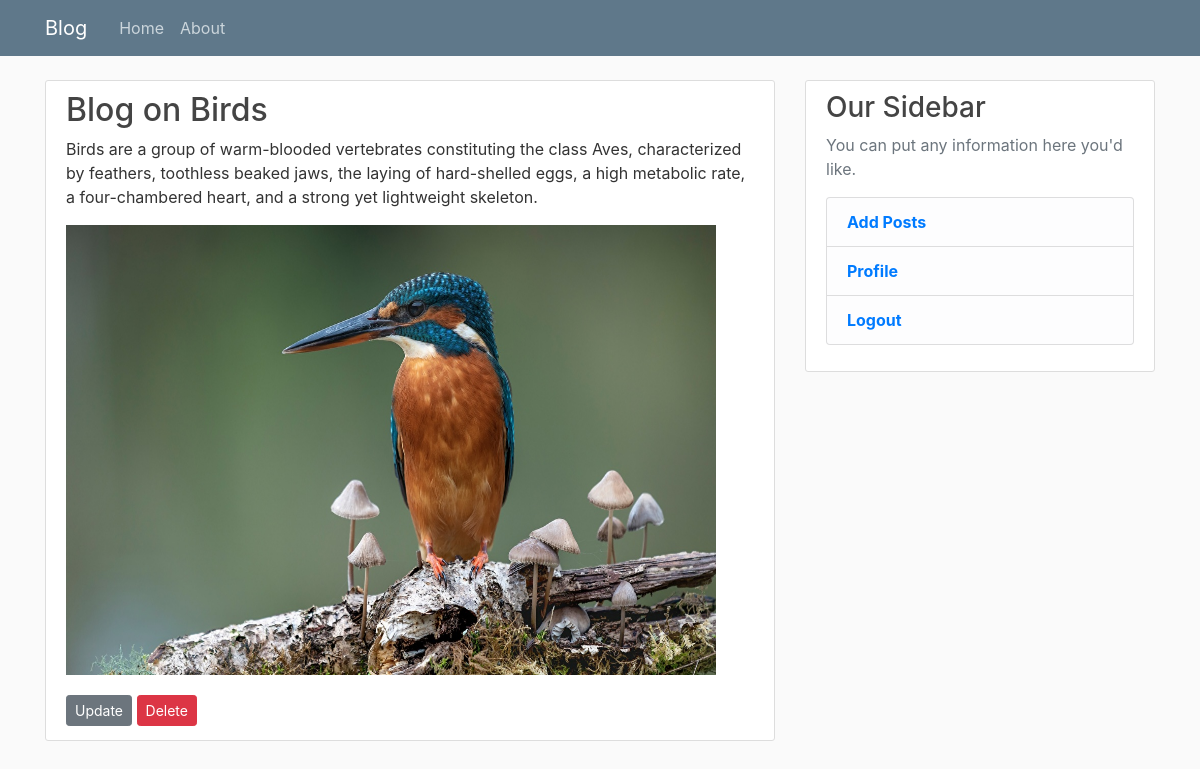
Page /BlogDetailView/26 (signed in) on the committed database.
### form/models.py (models this page shows, shortened)
class BlogData(models.Model):
	Title = models.CharField(max_length=200)
	Description = models.TextField()
	Image = models.ImageField(default='default.jpg',upload_to='blog_pics/')
	Hashtag = models.CharField(max_length=200)

### form/views.py (the view)
# urls.py: path('BlogDetailView/<id>', form_views.BlogDetailView,name='BlogDetailView'),
@login_required
def BlogDetailView(request,id):
	Blog_Object = BlogData.objects.get(id=id)
	return render(request,'form/ViewPostDetail.html',{ 'Blog_Object' : Blog_Object })

### form/templates/form/ViewPostDetail.html
{% extends "form/base.html" %}
{% block content %}
  <article class="media content-section">
    <div class="media-body">
      <h2 class="article-title">{{ Blog_Object.Title }}</h2>
      <p class="article-content">{{ Blog_Object.Description }}</p>
	  <p class="article-content"><img src="{{ Blog_Object.Image.url }}" width="650px" height='450px'></p>
	  <div>
            <a class="btn btn-secondary btn-sm mt-1 mb-1" href="{% url 'BlogUpdateView' id=Blog_Object.pk %}">Update</a>
            <a class="btn btn-danger btn-sm mt-1 mb-1" href="#">Delete</a>
          </div>
  </article>
{% endblock content %}

### form/static/form/main.css (style rules this page uses)
body { background: #fafafa; color: #333333; margin-top: 5rem; }
h1, h2, h3, h4, h5, h6 { color: #444444; }
.content-section { background: #ffffff; padding: 10px 20px; border: 1px solid #dddddd; border-radius: 3px; margin-bottom: 20px; }
.article-title { color: #444444; }
.article-content { white-space: pre-line; }

### rows in the picture
BlogData: Title "Blog on Birds", Description "Birds are a group of warm-blooded vertebrates constituting the class Aves, characterized by feathers, toothless beaked jaws, the laying of hard-shelled eggs, a high metabolic rate, a four-chambered heart, and a strong yet lightweight skeleton.", Image (picture)
